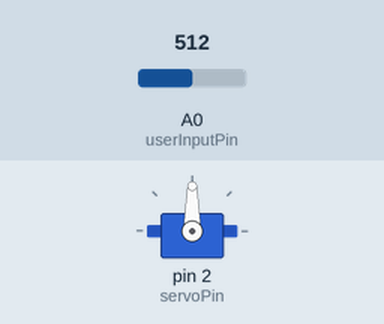
Recording of a sketch running on a simulated Arduino Uno, built with avr-gcc and run on an emulated ATmega328P. On the bench: servo. Inputs (shaded band) come from the test bench; at power-on: A0 (userInputPin) = 512.

Above: at 1.2 s.
1.3 s: A0 (userInputPin) set to 716
At 1.6 s:
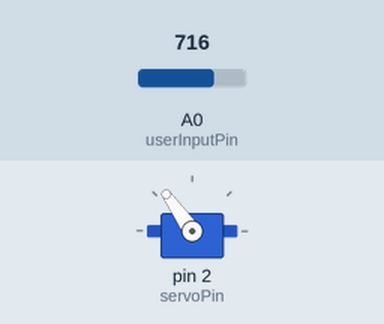
2.8 s: A0 (userInputPin) set to 900
At 4.0 s:
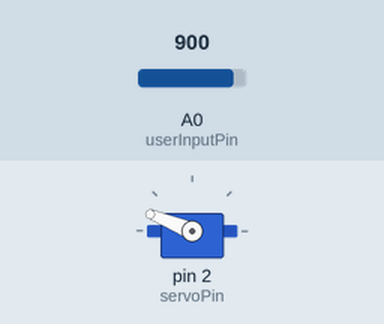
4.3 s: A0 (userInputPin) set to 1023
At 5.4 s:
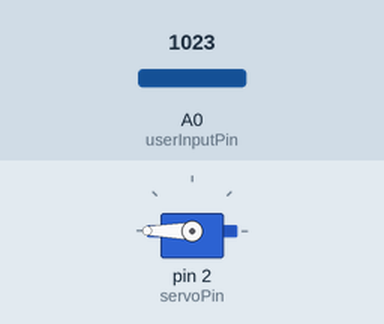
5.8 s: A0 (userInputPin) set to 306
At 6.6 s:
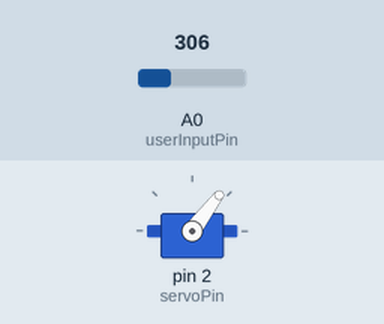
7.3 s: A0 (userInputPin) set to 122
At 7.9 s:
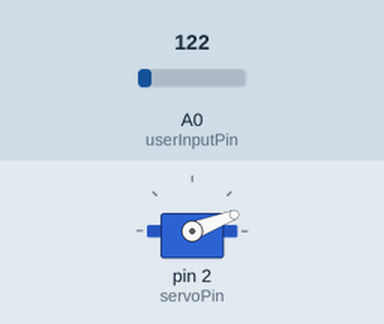
Timing chart, 0 to 9.8 s (numbered marks = the images above; inputs shaded):
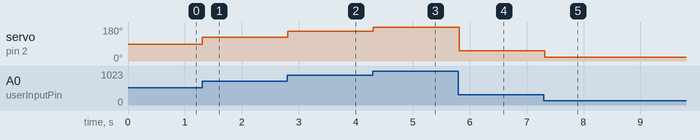

The sketch:

Controlling_A_Servo_With_A_Potentiometer.ino
```cpp
#include <Servo.h>

const int servoPin = 2;
const int userInputPin = A0;

Servo myservo;
int pos = 0;

void setup() {
  myservo.attach(servoPin);
  pinMode(userInputPin, INPUT);
}

void loop() {
  pos = analogRead(userInputPin);
  pos = map(pos, 0, 1023, 0, 180);
  myservo.write(pos);
  delay(100);
}
```

Measured:
- after the input at 1.3 s, servo on pin 2 (servoPin): 90° → 125° at once
- after the input at 2.8 s, servo on pin 2 (servoPin): 125° → 158° at once
- after the input at 4.3 s, servo on pin 2 (servoPin): 158° → 180° at once
- after the input at 5.8 s, servo on pin 2 (servoPin): 180° → 53° at once
- after the input at 7.3 s, servo on pin 2 (servoPin): 53° → 21° at once
